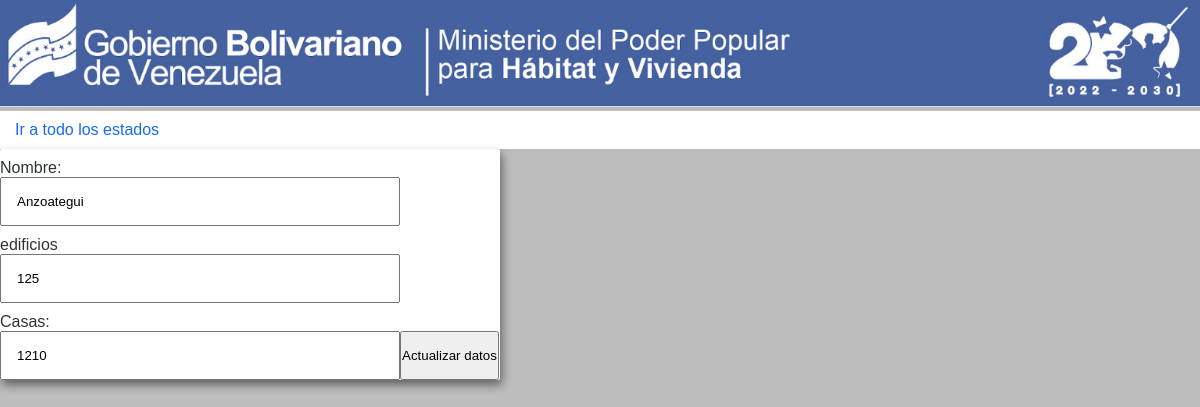
Page /edit.php?id=2 on the committed database.
### tables this page shows
CREATE TABLE `estado` (
  `id` bigint(20) UNSIGNED NOT NULL,
  `nombre` varchar(30) NOT NULL,
  `casas` int(10) NOT NULL,
  `edificios` int(10) NOT NULL
);

### edit.php (the view, shortened to what this page needs)
<?php
$id = $_GET["id"];
require_once "connect.php";
$sentencia = $conexion->prepare("SELECT * FROM estado WHERE id = ?;");
$sentencia->execute([$id]);
$estado = $sentencia->fetch(PDO::FETCH_OBJ);
?>
<!DOCTYPE html>
<html lang="es">
<head>
	<link rel="stylesheet" type="text/css" href="estilos.css">
</head>
<body>
    <img src="imagenes/cabecera.png" alt="">
	<?php require "navbar_home.php";  ?>
	<form method="get" action="edit.php">
		<label for="nombre">Nombre:</label>
		<br>
		<input value="<?php echo $estado->nombre ?>" name="nombre" required type="text" id="nombre" readonly>
		<br><br>
		<label for="edificios">edificios</label>
	    <input value="<?php echo $estado->edificios ?>" name="edificios" required type="number" id="edificios" >
		<br><br>
		<label for="casas">Casas:</label>
		<br>
		<input value="<?php echo $estado->casas ?>" name="casas" required type="number" id="casas" >
		<br><br>
		<button  type="submit" name="actualizar" onClick="actualizarPagina(document.getElementById('id').value, document.getElementById('nombre').value, document.getElementById('casas').value, document.getElementById('edificios').value);">Actualizar datos</button>
	</form>
</body>
</html>

### estilos.css (style rules this page uses)
* { padding: 0; margin: 0; box-sizing: border-box; }
:root { --color-blue: #176bef; --color-yellow: #f7b529; --color-green: #454e5243; --color-red: #ff3e30; --color-gray: #bdbdbd; --color-white: #ffffff; --color-black: #000000; --color-gray2: #b4b3a9; }
h1, h2, h3, h4, p, li, a, label, td, th, input { font-family: sans-serif; }
body { background: var(--color-gray); min-width: 100vh; min-height: 100vh; }
form { display: flex; flex-flow: wrap row; background: var(--color-white); max-width: 500px; border-radius: 2px; box-shadow: 2px 5px 10px rgba(10, 10, 10, .5); }
label { margin-top: 10px; width: 80%; color: #2d3436; }
input { width: 80%; padding: 15px; }
img { width: 100%; }

### rows in the picture
estado: nombre "Anzoategui", edificios "125", casas "1210"
